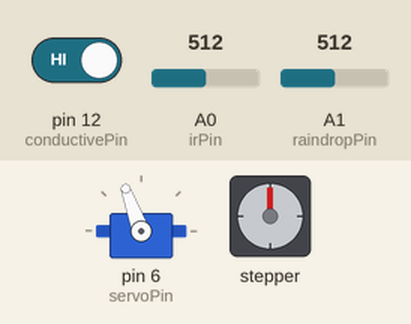
This sketch was run on a simulated Arduino Uno, built with avr-gcc and run on an emulated ATmega328P. Parts: servo, stepper motor. Inputs (shaded band) come from the test bench; at power-on: A1 (raindropPin) = 512, pin 12 (conductivePin) HIGH, A0 (irPin) = 512. Stepper angles assume 4096 steps per turn.

Above: at 0.1 s.
1.8 s: A1 (raindropPin) set to 290
At 2.15 s:
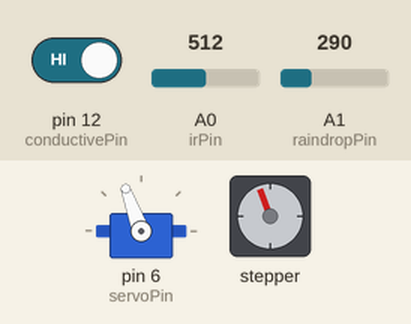
5.3 s: pin 12 (conductivePin) driven LOW
At 5.47 s:
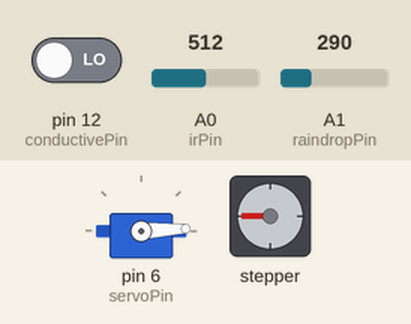
At 11.84 s:
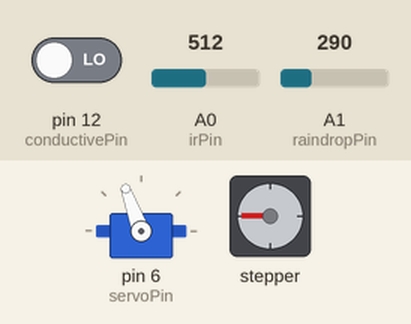
16.3 s: pin 12 (conductivePin) driven HIGH
At 16.49 s:
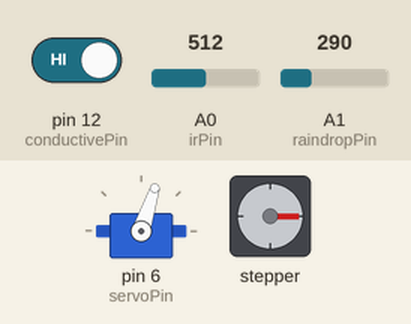
19.8 s: A1 (raindropPin) set to 306
23.3 s: A1 (raindropPin) set to 140
34.4 s: A1 (raindropPin) set to 310
Timing chart, 0 to 38.9 s (numbered marks = the images above; inputs shaded):
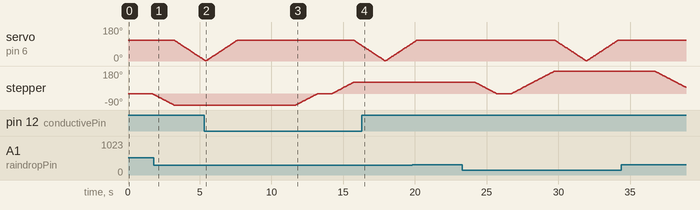

Measured:
- after the input at 5.3 s, stepper: goes on until 15.7 s, then stays 90°

The sketch:

autosort.ino
```cpp
#include <Servo.h>
#include <CheapStepper.h>

// -------- Pins --------
const int irPin = A0;
const int raindropPin = A1;
const int conductivePin = 12;
const int servoPin = 6;

//------------------αρχικοποίηση μεταβλητών μετρήσεων----------------

int conductivePinValue = 0;
int raindropValue = 0;
int stableValue = 0; //μεταβλητή που θα αποθηκευτεί η μέση τιμή των μετρήσεων ir

//-----------μεταβλητές ρύθμισης IR-------------
unsigned long lastGroupTime = 0;
const unsigned long groupWait = 2000; //περιμένει 2s μέχρι να πάρει την επόμενη ομάδα μετρήσεων
unsigned long lastSampleTime = 0;
const unsigned long sampleWait = 5; //παίρνει μία μέτρηση ανά 5ms
long sum = 0;
int count = 0;
const int maxNumberOfCounts = 40;

// Stepper pins
const int IN1 = 8;
const int IN2 = 9;
const int IN3 = 10;
const int IN4 = 11;

// -------- IR Thresholds --------
const int irThresholdOn = 150; //ενεργοποίηση του IR για ένδειξη τιμής άνω των 150
const int irThresholdMinOpaque = 450; //θεώρηση αδιαφανές αντικειμένου για τιμή άνω των 450

//---------raindrop Thresholds--------
const int raindropThresholdOn = 300;

// --------μετρητές χρόνου --------
const unsigned long SERVO_DELAY = 1000; // 1 sec μετά τον stepper
const unsigned long STEPPER_WAIT = 11000; // 11 sec μετά το τέλος της 1ης κίνησης
const unsigned long SERVO_STEP_TIME = 20; // Ταχύτητα servo (όσο μεγαλύτερο τόσο πιο αργό)

// --------stepper-servo--------
Servo myservo;
CheapStepper stepper(IN1, IN2, IN3, IN4);
int objectType = 0;
//1 -> μέταλλο
//2 -> υγρό
//3 -> διαφανές
//4 -> αδιαφανές

// --------Καταστάσεις--------
enum SystemState { //δήλωση καταστάσεων
  IDLE, //idle 0 (κατάσταση αναμονής)
  WAIT_FOR_SERVO, // wait_for_servo 1
  SERVO_MOVING, // servo moving 2
  WAIT_FOR_STEPPER_RETURN, // wait_for_stepper_return 3
  FULL_LOOP // FULL_LOOP 4 (έχει γίνει ολοκλήρωση όλων των κινήσεων)
};
//SystemState κατάσταση σύστηματος, systemState μεταβλητή κατάστασης λειτουργίας
SystemState systemState = IDLE; //ορισμός αρχικής κατάστασης συστήματος σε αναμονή

// -------- Variables --------
unsigned long stepperTimer = 0; //σημείο εκκίνησης μέτρησης χρόνου για το stepper (πότε ξεκίνησε η αρχική κίνηση)
unsigned long servoTimer = 0; //βοηθάει στην βηματική κίνηση του servo με την SERVO_STEP_TIME
unsigned long servoStartTime = 0; //ο χρόνος (ms) που πρέπει να ξεκινήσει ο servo (StepperTimer + SERVO_DELAY)

int servoPos = 110; //τρέχουσα γωνία servo (90 μοίρες αρχικά - κεντρικά ώστε να μπορεί να κινείται ελέυθερα και προς τις 2 κατευθύνσεις)
//int stepperDir = 0; // +1 ή -1. Αποθηκεύει την αρχική κίνηση του stepper. +1 κινήθηκε +90 (μεταλλικό), -1 κινήθηκε -90 (υγρό)
int servoState = 0; //κλειστός servo πριν από κίνηση
// -------------------------------------------------------------

//βγάζει την τάση από όλα τα πηνία stepper. Μηδενίζεται η κατανάλωση του stepper όταν δεν κινείται για να μην τρέχει/παίρνει ρεύμα ταυτόχρονα με τον servo
void disableStepper() {
  digitalWrite(IN1, LOW);
  digitalWrite(IN2, LOW);
  digitalWrite(IN3, LOW);
  digitalWrite(IN4, LOW);
}
void setup() {
  pinMode(conductivePin, INPUT);
  pinMode(raindropPin, INPUT);

  pinMode(IN1, OUTPUT);
  pinMode(IN2, OUTPUT);
  pinMode(IN3, OUTPUT);
  pinMode(IN4, OUTPUT);

  disableStepper(); // όχι ρεύμα στην αρχή στον stepper
  stepper.setRpm(10); //ταχύτητα περιστροφής stepper

  myservo.attach(servoPin); //δήλωση pin servo
  myservo.write(110); //αρχική θέση servo 110 μοίρες
  delay(500);
  myservo.detach(); // όχι ρεύμα στην αρχή στον servo

  Serial.begin(9600);
}

// -------------------------------------------------------------

void loop() {
  //----------------------Μείωση θορύβου σε αισθητήρα IR με μέσο όρο διαδοχικών επαναλήψεων----------------------------

  unsigned long now = millis(); //χρόνος που έχει περάσει από την ενεργοποίηση του arduino
  //Νέα ομάδα μετρήσεων κάθε 2 sec
  if (now - lastGroupTime >= groupWait){
  //ορισμός τελευταίας ομάδας μετρήσεων στην τωρινή στιγμή
    sum = 0;
    count = 0; //μηδενισμός για νέα ομάδα μετρήσεων
  }
  //Δείγμα κάθε 5ms
  if (count < maxNumberOfCounts && now - lastSampleTime >= sampleWait){ //αν οι μετρήσεις είναι λιγότερες από 40 και o χρόνος προηγούμενης μέτρησης φτάσει τα 5ms
    lastSampleTime = now; //ορισμός τελευταίας μέτρησης στην τωρινή στιγμή
    sum += analogRead(irPin); //διαβάζει τιμή από τον IR
    count++;
  }

  //Υπολογισμός μέσου όρου
  if (count == maxNumberOfCounts){ //ο μετρητής φθάνει τις 40 μετρήσεις
    stableValue = sum / maxNumberOfCounts; //μέσος όρος 40 επαναλήψεων
    //Serial.println(stableValue); //Εκτύπωση στο monitor της τιμής
    count++;
  }

  switch (systemState) { //περιπτώσεις συστήματος

    // =========================
    case IDLE: //περίπτωση συστήματος σε αναμονή
    // =========================
    if (stableValue >= irThresholdOn) {

      delay(1000);
      raindropValue = analogRead(raindropPin);
      conductivePinValue = digitalRead(conductivePin);

      if (conductivePinValue == LOW){
        objectType = 1; //μέταλλο
        stepper.moveDegrees(true, 90); //περιστροφή stepper 90 μοίρες
      }
      else if (raindropValue >= raindropThresholdOn){
        objectType = 2; //υγρό
        stepper.moveDegrees(false, 90); //περιστροφή stepper -90 μοίρες
      }
      else if (stableValue >= irThresholdMinOpaque){
        objectType = 4; //αδιαφανές
        stepper.moveDegrees(true, 180); //περιστροφή stepper 180 μοίρες
      }
      else{
        objectType = 3; //διαφανές
        //καμία κίνηση του stepper
      }
      myservo.detach(); // διασφάλιση ότι ο servo είναι απενεργοποιημένος
      stepperTimer = now; //ξεκινάει η μέτρηση του χρόνου από την στιγμή που ο stepper ολοκλήρωσε την πρώτη κίνηση
      servoStartTime = now + SERVO_DELAY; //η μέτρηση του χρόνου έναρξης για το servo ξεκινάει 1 sec μετά το χρονόμετρο του stepper - εξασφαλίζεται ότι έχει τελειώσει η κίνηση του stepper
      systemState = WAIT_FOR_SERVO; // το σύστημα μπαίνει σε κατάσταση αναμονής κίνησης του servo
    }
    break;

    // =========================
    case WAIT_FOR_SERVO: //περίπτωση κατάστασης αναμονής για servo
    // =========================
    if (now >= servoStartTime) { //όταν περάσει 1 δευτερόλεπτο
      // απενεργοποίηση stepper
      disableStepper();

      // ενεργοποίηση servo
      myservo.attach(servoPin);
      servoTimer = now; //χρονόμετρο servo
      servoPos = 110; //αρχικοποίηση servo στις 90 μοίρες
      myservo.write(servoPos);
      servoState = 0; //κλειστός servo πριν την κίνηση του

      systemState = SERVO_MOVING; //το σύστημα μπαίνει σε κατάσταση κίνησης του servo
    }
    break;

    // =========================
    case SERVO_MOVING: //περίπτωση κατάστασης κίνησης servo
    // =========================
      if (now - servoTimer >= SERVO_STEP_TIME) { //κάνει ένα βήμα κάθε 20ms
        servoTimer = now; //επανορίζεται το timer για έναρξη του επόμενου βήματος
      // Άνοιγμα
        if (servoState == 0 && servoPos > 0) { //όσο η θέση του servo είναι >0 μοίρες, δηλαδή μέχρι να ανοίξει (90 μοίρες κλειστό, 0 ανοιχτό)
          servoPos--; //μείωση κατά ένα βήμα
          myservo.write(servoPos); //κίνηση servo
          if (servoPos == 0){
            servoState = 1; //ανοιχτός servo
          }
        }

        else if (servoState == 1 && servoPos < 110) { //
          servoPos++;
          myservo.write(servoPos);
          if (servoPos == 110){
            servoState = 2; //κλειστός servo μετά από κίνηση
          }
        }
        else if (servoState == 2){
          // απενεργοποίηση servo
          myservo.detach();
          systemState = WAIT_FOR_STEPPER_RETURN; //μπαίνει σε κατάσταση αναμονής επιστροφής stepper
        }
      }
      break;

    // =========================
    case WAIT_FOR_STEPPER_RETURN: //περίπτωση αναμονήw επιστροφής stepper
    // =========================
      if (now - stepperTimer >= STEPPER_WAIT) { //αν περάσουν 6 δευτερόλεπτα από την πρώτη περιστροφή του stepper

        // επιβεβαίωση ότι ο servo είναι απενεργοποιημένος
        myservo.detach();

        //ενεργοποίηση stepper
        if (objectType == 1){ //μεταλλικό
          stepper.moveDegrees(false, 90); //επιστροφή στην αρχική θέση με περιστροφή stepper -90 μοίρες
        }
        else if (objectType == 2){ //υγρό
          stepper.moveDegrees(true, 90); //επιστροφή στην αρχική θέση με περιστροφή stepper +90 μοίρες
        }
        else if (objectType == 4){ //αδιαφανές
          stepper.moveDegrees(false, 180); //επιστροφή στην αρχική θέση με περιστρφή stepper -180 μοίρες
        }
        //objectType == 3 -> διαφανές -> καμία περιστροφή stepper
        disableStepper(); //απενεργοποίηση stepper

        systemState = FULL_LOOP; //επαναφορά συστήματος σε αδράνεια
      }
      break;

      case FULL_LOOP:
        systemState = IDLE;
        servoState = 0;
        break;
  }
}
```
